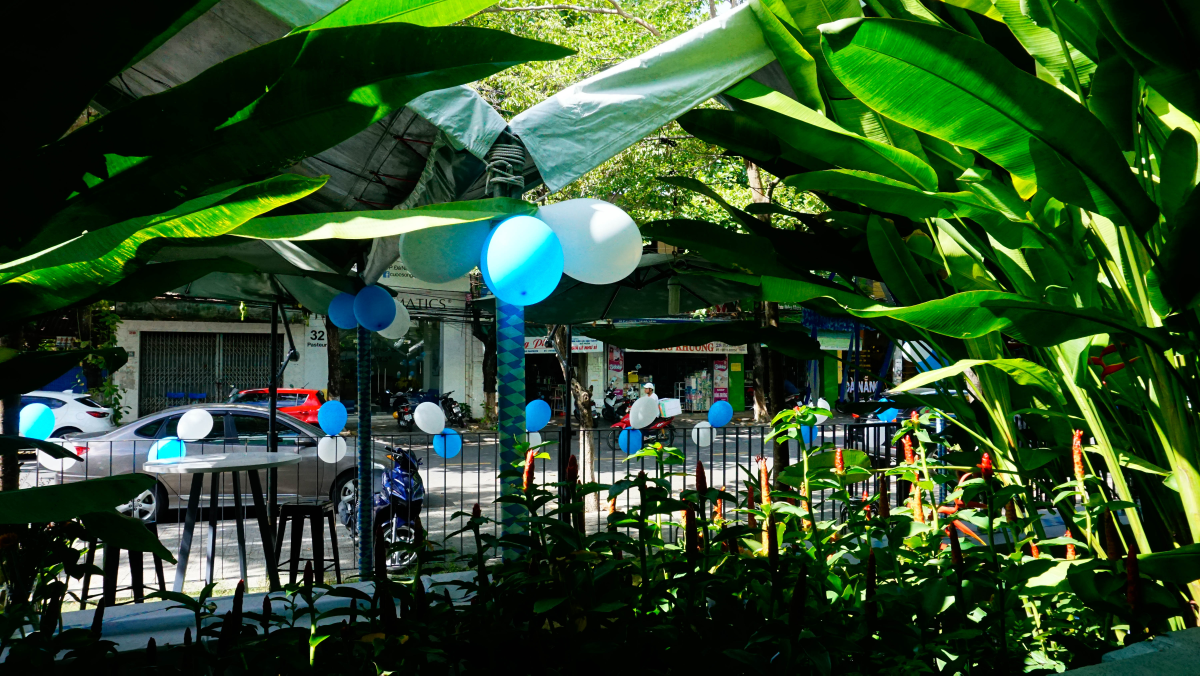
#> input picture assets/All seasons images/2017/_DSC8003.jpg, 6000 x 3376 px, found by its file name (shown at 1/5 size); its folder holds only this picture in this run
$ python process_and_upload_assets.py
#> lines starting #> are read from the running program, lines starting #| are printed output that depends on the picture
import os
import glob
import json
from PIL import Image
import cloudinary
import cloudinary.uploader

# Cloudinary configuration
CLOUDINARY_URL = "cloudinary://641311313265633:EzLESw_QAEtrCQufZAJ7ghWgKi4@ren3b5dq"
cloudinary.config(cloudinary_url=CLOUDINARY_URL)
#> (this line was passed over: cloudinary is not available in this run)

SOURCE_DIR = "/Applications/Working/Website/Oktoberfest/assets/All seasons images"
PROCESSED_DIR = "/Applications/Working/Website/Oktoberfest/assets/processed_webp"

os.makedirs(PROCESSED_DIR, exist_ok=True)

uploaded_data = []

# Walk through all subfolders
years = sorted([d for d in os.listdir(SOURCE_DIR) if os.path.isdir(os.path.join(SOURCE_DIR, d))])
print("Found years:", years)

for year in years:
    year_src_dir = os.path.join(SOURCE_DIR, year)
    year_dest_dir = os.path.join(PROCESSED_DIR, year)
    os.makedirs(year_dest_dir, exist_ok=True)

    image_files = [f for f in os.listdir(year_src_dir) if not f.startswith('.') and f.lower().endswith(('.jpg', '.jpeg', '.png', '.webp'))]
    print(f"\n--- Processing Year {year}: {len(image_files)} images ---")

    for filename in image_files:
        src_path = os.path.join(year_src_dir, filename)
        name_without_ext = os.path.splitext(filename)[0]
        # Clean public_id for Cloudinary (alphanumeric, underscores, hyphens)
        clean_name = "".join([c if c.isalnum() or c in ('_', '-') else '_' for c in name_without_ext]).strip('_')

        webp_filename = f"{clean_name}.webp"
        dest_webp_path = os.path.join(year_dest_dir, webp_filename)

        # Step 1: Optimize Image to WebP
        try:
            with Image.open(src_path) as img:
                # Convert to RGB if RGBA/P
#> img is the input picture: PIL image 6000x3376 RGB; mean R, G, B 45.6, 74.8, 42.7
                if img.mode in ("RGBA", "P"):
                    img = img.convert("RGB")

                # Resize if extremely large (e.g. > 2000px width/height) for web efficiency
                max_dim = 1920
                if img.width > max_dim or img.height > max_dim:
                    img.thumbnail((max_dim, max_dim), Image.Resampling.LANCZOS)
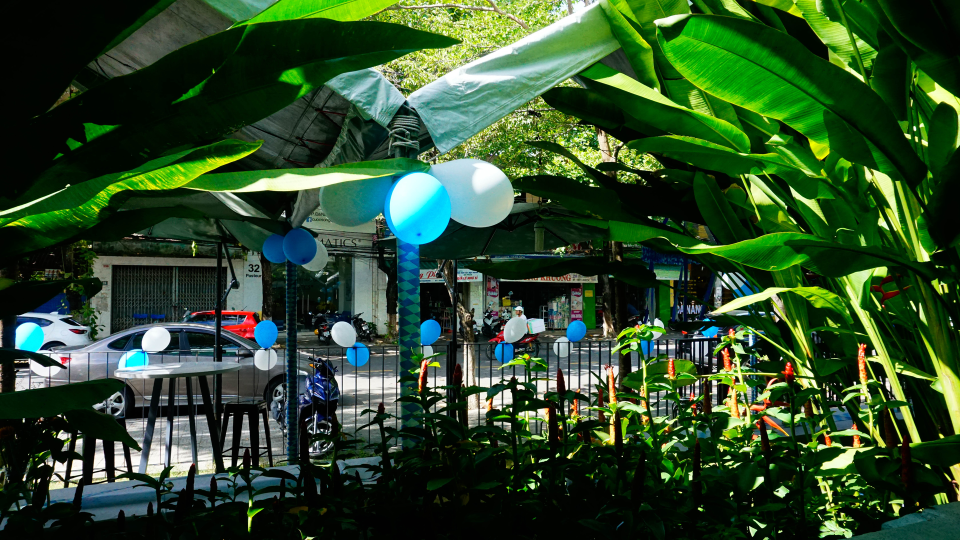
#> img: PIL image 1920x1080 RGB (shown at 1/2 size); mean R, G, B 45.7, 74.8, 42.7

                # Save as optimized WebP
                img.save(dest_webp_path, "WEBP", quality=85, optimize=True)
                orig_size = os.path.getsize(src_path) / 1024
                webp_size = os.path.getsize(dest_webp_path) / 1024
                print(f"Optimized [{year}] {filename} ({orig_size:.1f} KB -> {webp_size:.1f} KB)")
        except Exception as e:
            print(f"Error optimizing {src_path}: {e}")
            continue

        # Step 2: Upload to Cloudinary with folder structure: oktoberfest/<year>/<clean_name>
        public_id = f"oktoberfest/{year}/{clean_name}"
        print(f"Uploading to Cloudinary: {public_id}...")
        try:
#> (the run stopped early here; a loop or call above may not have finished)
